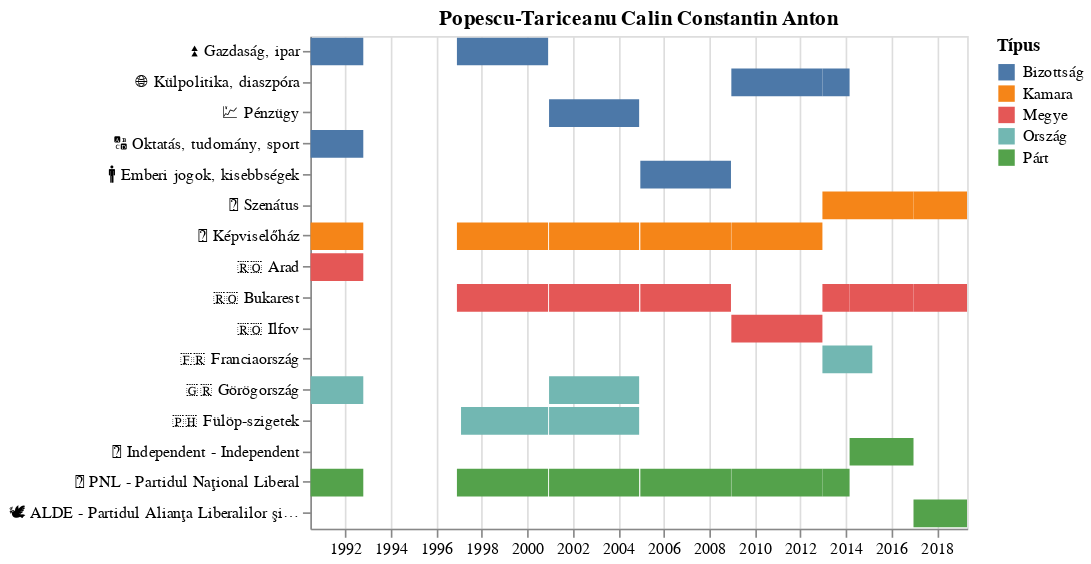

Notebook code for this chart:
### Code cell
m='Popescu-Tariceanu Calin Constantin Anton'
ef=efs4[efs4['Simple']==m]
viz=alt.Chart(ef,
          title=m
         ).mark_bar().encode(
    x=alt.X('start:T',title=''),
    x2='end:T',
    y=alt.Y('Csoportok:N',title='',
            sort=alt.EncodingSortField(field="order", op="mean", order='descending')),
    color=alt.Color('Típus:N',
        sort=alt.EncodingSortField(field="order", op="mean", order='descending'))
)
# viz.save('json/viz.json')
viz.interactive()

### Figure 1 — Vega-Lite specification as saved in the notebook (floating-point values rounded to 4 significant figures)
{"$schema": "https://vega.github.io/schema/vega-lite/v2.6.0.json", "config": {"view": {"height": 300, "width": 400}}, "data": {"name": "data-bbf9e73f217334f561219d469f411bb0"}, "datasets": {"data-bbf9e73f217334f561219d469f411bb0": [{"Csoportok": "⏫ Gazdaság, ipar", "Csoportok0": "⏫ Gazdaság, ipar", "Csoportok1": "⏫ Gazdaság, ipar", "Name": "Călin Constantin Anton POPESCU-TĂRICEANU", "Simple": "Popescu-Tariceanu Calin Constantin Anton", "Típus": "Bizottság", "duration": 850, "end": "1992-10-16T00:00:00", "start": "1990-06-19T00:00:00"}, {"Csoportok": "⏫ Gazdaság, ipar", "Csoportok0": "⏫ Gazdaság, ipar ", "Csoportok1": "⏫ Gazdaság, ipar ", "Name": "Călin Constantin Anton POPESCU-TĂRICEANU", "Simple": "Popescu-Tariceanu Calin Constantin Anton", "Típus": "Bizottság", "duration": 1464, "end": "2000-11-30T00:00:00", "start": "1996-11-27T00:00:00"}, {"Csoportok": "🌐 Külpolitika, diaszpóra", "Csoportok0": "🌐 Külpolitika, diaszpóra", "Csoportok1": "🌐 Külpolitika, diaszpóra", "Name": "Călin Constantin Anton POPESCU-TĂRICEANU", "Simple": "Popescu-Tariceanu Calin Constantin Anton", "Típus": "Bizottság", "duration": 1462, "end": "2012-12-20T00:00:00", "start": "2008-12-19T00:00:00"}, {"Csoportok": "🌐 Külpolitika, diaszpóra", "Csoportok0": "🌐 Külpolitika, diaszpóra ", "Csoportok1": "🌐 Külpolitika, diaszpóra", "Name": "Călin Constantin Anton POPESCU-TĂRICEANU", "Simple": "Popescu-Tariceanu Calin Constantin Anton", "Típus": "Bizottság", "duration": 436, "end": "2014-03-01T00:00:00", "start": "2012-12-20T00:00:00"}, {"Csoportok": "💹 Pénzügy", "Csoportok0": "💹 Pénzügy", "Csoportok1": "💹 Pénzügy", "Name": "Călin Constantin Anton POPESCU-TĂRICEANU", "Simple": "Popescu-Tariceanu Calin Constantin Anton", "Típus": "Bizottság", "duration": 1446, "end": "2004-11-30T00:00:00", "start": "2000-12-15T00:00:00"}, {"Csoportok": "🔠 Oktatás, tudomány, sport", "Csoportok0": "🔠 Oktatás, tudomány, sport", "Csoportok1": "🔠 Oktatás, tudomány, sport", "Name": "Călin Constantin Anton POPESCU-TĂRICEANU", "Simple": "Popescu-Tariceanu Calin Constantin Anton", "Típus": "Bizottság", "duration": 850, "end": "1992-10-16T00:00:00", "start": "1990-06-19T00:00:00"}, {"Csoportok": "🚹 Emberi jogok, kisebbségek", "Csoportok0": "🚹 Emberi jogok, kisebbségek", "Csoportok1": "🚹 Emberi jogok, kisebbségek", "Name": "Călin Constantin Anton POPESCU-TĂRICEANU", "Simple": "Popescu-Tariceanu Calin Constantin Anton", "Típus": "Bizottság", "duration": 1455, "end": "2008-12-13T00:00:00", "start": "2004-12-19T00:00:00"}, {"Csoportok": "🔼 Szenátus", "Csoportok0": "🔼 Szenátus", "Csoportok1": "🔼 Szenátus", "Name": "Călin Constantin Anton POPESCU-TĂRICEANU", "Simple": "Popescu-Tariceanu Calin Constantin Anton", "Típus": "Kamara", "duration": 1462, "end": "2016-12-21T00:00:00", "start": "2012-12-20T00:00:00"}, {"Csoportok": "🔼 Szenátus", "Csoportok0": "🔼 Szenátus ", "Csoportok1": "🔼 Szenátus", "Name": "Călin Constantin Anton POPESCU-TĂRICEANU", "Simple": "Popescu-Tariceanu Calin Constantin Anton", "Típus": "Kamara", "duration": 861, "end": "2019-05-01T00:00:00", "start": "2016-12-21T00:00:00"}, {"Csoportok": "🔽 Képviselőház", "Csoportok0": "🔽 Képviselőház", "Csoportok1": "🔽 Képviselőház", "Name": "Călin Constantin Anton POPESCU-TĂRICEANU", "Simple": "Popescu-Tariceanu Calin Constantin Anton", "Típus": "Kamara", "duration": 850, "end": "1992-10-16T00:00:00", "start": "1990-06-19T00:00:00"}, {"Csoportok": "🔽 Képviselőház", "Csoportok0": "🔽 Képviselőház    ", "Csoportok1": "🔽 Képviselőház ", "Name": "Călin Constantin Anton POPESCU-TĂRICEANU", "Simple": "Popescu-Tariceanu Calin Constantin Anton", "Típus": "Kamara", "duration": 1464, "end": "2000-11-30T00:00:00", "start": "1996-11-27T00:00:00"}, {"Csoportok": "🔽 Képviselőház", "Csoportok0": "🔽 Képviselőház  ", "Csoportok1": "🔽 Képviselőház ", "Name": "Călin Constantin Anton POPESCU-TĂRICEANU", "Simple": "Popescu-Tariceanu Calin Constantin Anton", "Típus": "Kamara", "duration": 1446, "end": "2004-11-30T00:00:00", "start": "2000-12-15T00:00:00"}, {"Csoportok": "🔽 Képviselőház", "Csoportok0": "🔽 Képviselőház   ", "Csoportok1": "🔽 Képviselőház ", "Name": "Călin Constantin Anton POPESCU-TĂRICEANU", "Simple": "Popescu-Tariceanu Calin Constantin Anton", "Típus": "Kamara", "duration": 1455, "end": "2008-12-13T00:00:00", "start": "2004-12-19T00:00:00"}, {"Csoportok": "🔽 Képviselőház", "Csoportok0": "🔽 Képviselőház ", "Csoportok1": "🔽 Képviselőház ", "Name": "Călin Constantin Anton POPESCU-TĂRICEANU", "Simple": "Popescu-Tariceanu Calin Constantin Anton", "Típus": "Kamara", "duration": 1462, "end": "2012-12-20T00:00:00", "start": "2008-12-19T00:00:00"}, {"Csoportok": "🇷🇴 Arad", "Csoportok0": "🇷🇴 Arad", "Csoportok1": "🇷🇴 Arad", "Name": "Călin Constantin Anton POPESCU-TĂRICEANU", "Simple": "Popescu-Tariceanu Calin Constantin Anton", "Típus": "Megye", "duration": 850, "end": "1992-10-16T00:00:00", "start": "1990-06-19T00:00:00"}, {"Csoportok": "🇷🇴 Bukarest", "Csoportok0": "🇷🇴 Bukarest     ", "Csoportok1": "🇷🇴 Bukarest", "Name": "Călin Constantin Anton POPESCU-TĂRICEANU", "Simple": "Popescu-Tariceanu Calin Constantin Anton", "Típus": "Megye", "duration": 1464, "end": "2000-11-30T00:00:00", "start": "1996-11-27T00:00:00"}, {"Csoportok": "🇷🇴 Bukarest", "Csoportok0": "🇷🇴 Bukarest  ", "Csoportok1": "🇷🇴 Bukarest", "Name": "Călin Constantin Anton POPESCU-TĂRICEANU", "Simple": "Popescu-Tariceanu Calin Constantin Anton", "Típus": "Megye", "duration": 1446, "end": "2004-11-30T00:00:00", "start": "2000-12-15T00:00:00"}, {"Csoportok": "🇷🇴 Bukarest", "Csoportok0": "🇷🇴 Bukarest    ", "Csoportok1": "🇷🇴 Bukarest", "Name": "Călin Constantin Anton POPESCU-TĂRICEANU", "Simple": "Popescu-Tariceanu Calin Constantin Anton", "Típus": "Megye", "duration": 1455, "end": "2008-12-13T00:00:00", "start": "2004-12-19T00:00:00"}, {"Csoportok": "🇷🇴 Bukarest", "Csoportok0": "🇷🇴 Bukarest", "Csoportok1": "🇷🇴 Bukarest ", "Name": "Călin Constantin Anton POPESCU-TĂRICEANU", "Simple": "Popescu-Tariceanu Calin Constantin Anton", "Típus": "Megye", "duration": 436, "end": "2014-03-01T00:00:00", "start": "2012-12-20T00:00:00"}, {"Csoportok": "🇷🇴 Bukarest", "Csoportok0": "🇷🇴 Bukarest ", "Csoportok1": "🇷🇴 Bukarest ", "Name": "Călin Constantin Anton POPESCU-TĂRICEANU", "Simple": "Popescu-Tariceanu Calin Constantin Anton", "Típus": "Megye", "duration": 1026, "end": "2016-12-21T00:00:00", "start": "2014-03-01T00:00:00"}, {"Csoportok": "🇷🇴 Bukarest", "Csoportok0": "🇷🇴 Bukarest   ", "Csoportok1": "🇷🇴 Bukarest ", "Name": "Călin Constantin Anton POPESCU-TĂRICEANU", "Simple": "Popescu-Tariceanu Calin Constantin Anton", "Típus": "Megye", "duration": 861, "end": "2019-05-01T00:00:00", "start": "2016-12-21T00:00:00"}, {"Csoportok": "🇷🇴 Ilfov", "Csoportok0": "🇷🇴 Ilfov", "Csoportok1": "🇷🇴 Ilfov", "Name": "Călin Constantin Anton POPESCU-TĂRICEANU", "Simple": "Popescu-Tariceanu Calin Constantin Anton", "Típus": "Megye", "duration": 1462, "end": "2012-12-20T00:00:00", "start": "2008-12-19T00:00:00"}, {"Csoportok": "🇫🇷 Franciaország", "Csoportok0": "🇫🇷 Franciaország", "Csoportok1": "🇫🇷 Franciaország", "Name": "Călin Constantin Anton POPESCU-TĂRICEANU", "Simple": "Popescu-Tariceanu Calin Constantin Anton", "Típus": "Ország", "duration": 801, "end": "2015-03-01T00:00:00", "start": "2012-12-20T00:00:00"}, {"Csoportok": "🇬🇷 Görögország", "Csoportok0": "🇬🇷 Görögország", "Csoportok1": "🇬🇷 Görögország", "Name": "Călin Constantin Anton POPESCU-TĂRICEANU", "Simple": "Popescu-Tariceanu Calin Constantin Anton", "Típus": "Ország", "duration": 850, "end": "1992-10-16T00:00:00", "start": "1990-06-19T00:00:00"}, {"Csoportok": "🇬🇷 Görögország", "Csoportok0": "🇬🇷 Görögország ", "Csoportok1": "🇬🇷 Görögország ", "Name": "Călin Constantin Anton POPESCU-TĂRICEANU", "Simple": "Popescu-Tariceanu Calin Constantin Anton", "Típus": "Ország", "duration": 1446, "end": "2004-11-30T00:00:00", "start": "2000-12-15T00:00:00"}, {"Csoportok": "🇵🇭 Fülöp-szigetek", "Csoportok0": "🇵🇭 Fülöp-szigetek ", "Csoportok1": "🇵🇭 Fülöp-szigetek", "Name": "Călin Constantin Anton POPESCU-TĂRICEANU", "Simple": "Popescu-Tariceanu Calin Constantin Anton", "Típus": "Ország", "duration": 1398, "end": "2000-11-30T00:00:00", "start": "1997-02-01T00:00:00"}, {"Csoportok": "🇵🇭 Fülöp-szigetek", "Csoportok0": "🇵🇭 Fülöp-szigetek", "Csoportok1": "🇵🇭 Fülöp-szigetek", "Name": "Călin Constantin Anton POPESCU-TĂRICEANU", "Simple": "Popescu-Tariceanu Calin Constantin Anton", "Típus": "Ország", "duration": 1446, "end": "2004-11-30T00:00:00", "start": "2000-12-15T00:00:00"}, {"Csoportok": "👤 Independent - Independent", "Csoportok0": "👤 Independent - Independent", "Csoportok1": "👤 Independent - Independent", "Name": "Călin Constantin Anton POPESCU-TĂRICEANU", "Simple": "Popescu-Tariceanu Calin Constantin Anton", "Típus": "Párt", "duration": 1026, "end": "2016-12-21T00:00:00", "start": "2014-03-01T00:00:00"}, {"Csoportok": "📐 PNL - Partidul Naţional Liberal", "Csoportok0": "📐 PNL - Partidul Naţional Liberal", "Csoportok1": "📐 PNL - Partidul Naţional Liberal", "Name": "Călin Constantin Anton POPESCU-TĂRICEANU", "Simple": "Popescu-Tariceanu Calin Constantin Anton", "Típus": "Párt", "duration": 850, "end": "1992-10-16T00:00:00", "start": "1990-06-19T00:00:00"}, {"Csoportok": "📐 PNL - Partidul Naţional Liberal", "Csoportok0": "📐 PNL - Partidul Naţional Liberal     ", "Csoportok1": "📐 PNL - Partidul Naţional Liberal ", "Name": "Călin Constantin Anton POPESCU-TĂRICEANU", "Simple": "Popescu-Tariceanu Calin Constantin Anton", "Típus": "Párt", "duration": 1464, "end": "2000-11-30T00:00:00", "start": "1996-11-27T00:00:00"}, {"Csoportok": "📐 PNL - Partidul Naţional Liberal", "Csoportok0": "📐 PNL - Partidul Naţional Liberal   ", "Csoportok1": "📐 PNL - Partidul Naţional Liberal ", "Name": "Călin Constantin Anton POPESCU-TĂRICEANU", "Simple": "Popescu-Tariceanu Calin Constantin Anton", "Típus": "Párt", "duration": 1446, "end": "2004-11-30T00:00:00", "start": "2000-12-15T00:00:00"}, {"Csoportok": "📐 PNL - Partidul Naţional Liberal", "Csoportok0": "📐 PNL - Partidul Naţional Liberal    ", "Csoportok1": "📐 PNL - Partidul Naţional Liberal ", "Name": "Călin Constantin Anton POPESCU-TĂRICEANU", "Simple": "Popescu-Tariceanu Calin Constantin Anton", "Típus": "Párt", "duration": 1455, "end": "2008-12-13T00:00:00", "start": "2004-12-19T00:00:00"}, {"Csoportok": "📐 PNL - Partidul Naţional Liberal", "Csoportok0": "📐 PNL - Partidul Naţional Liberal ", "Csoportok1": "📐 PNL - Partidul Naţional Liberal ", "Name": "Călin Constantin Anton POPESCU-TĂRICEANU", "Simple": "Popescu-Tariceanu Calin Constantin Anton", "Típus": "Párt", "duration": 1462, "end": "2012-12-20T00:00:00", "start": "2008-12-19T00:00:00"}, {"Csoportok": "📐 PNL - Partidul Naţional Liberal", "Csoportok0": "📐 PNL - Partidul Naţional Liberal  ", "Csoportok1": "📐 PNL - Partidul Naţional Liberal ", "Name": "Călin Constantin Anton POPESCU-TĂRICEANU", "Simple": "Popescu-Tariceanu Calin Constantin Anton", "Típus": "Párt", "duration": 436, "end": "2014-03-01T00:00:00", "start": "2012-12-20T00:00:00"}, {"Csoportok": "🕊️ ALDE - Partidul Alianţa Liberalilor şi Democraţilor", "Csoportok0": "🕊️ ALDE - Partidul Alianţa Liberalilor şi Democraţilor", "Csoportok1": "🕊️ ALDE - Partidul Alianţa Liberalilor şi Democraţilor", "Name": "Călin Constantin Anton POPESCU-TĂRICEANU", "Simple": "Popescu-Tariceanu Calin Constantin Anton", "Típus": "Párt", "duration": 861, "end": "2019-05-01T00:00:00", "start": "2016-12-21T00:00:00"}]}, "encoding": {"color": {"field": "Típus", "sort": {"field": "order", "op": "mean", "order": "descending"}, "type": "nominal"}, "x": {"field": "start", "title": "", "type": "temporal"}, "x2": {"field": "end", "type": "temporal"}, "y": {"field": "Csoportok", "sort": {"field": "order", "op": "mean", "order": "descending"}, "title": "", "type": "nominal"}}, "mark": "bar", "selection": {"selector002": {"bind": "scales", "encodings": ["x", "y"], "mark": {"fill": "#333", "fillOpacity": 0.125, "stroke": "white"}, "on": "[mousedown, window:mouseup] > window:mousemove!", "resolve": "global", "translate": "[mousedown, window:mouseup] > window:mousemove!", "type": "interval", "zoom": "wheel!"}}, "title": "Popescu-Tariceanu Calin Constantin Anton"}
